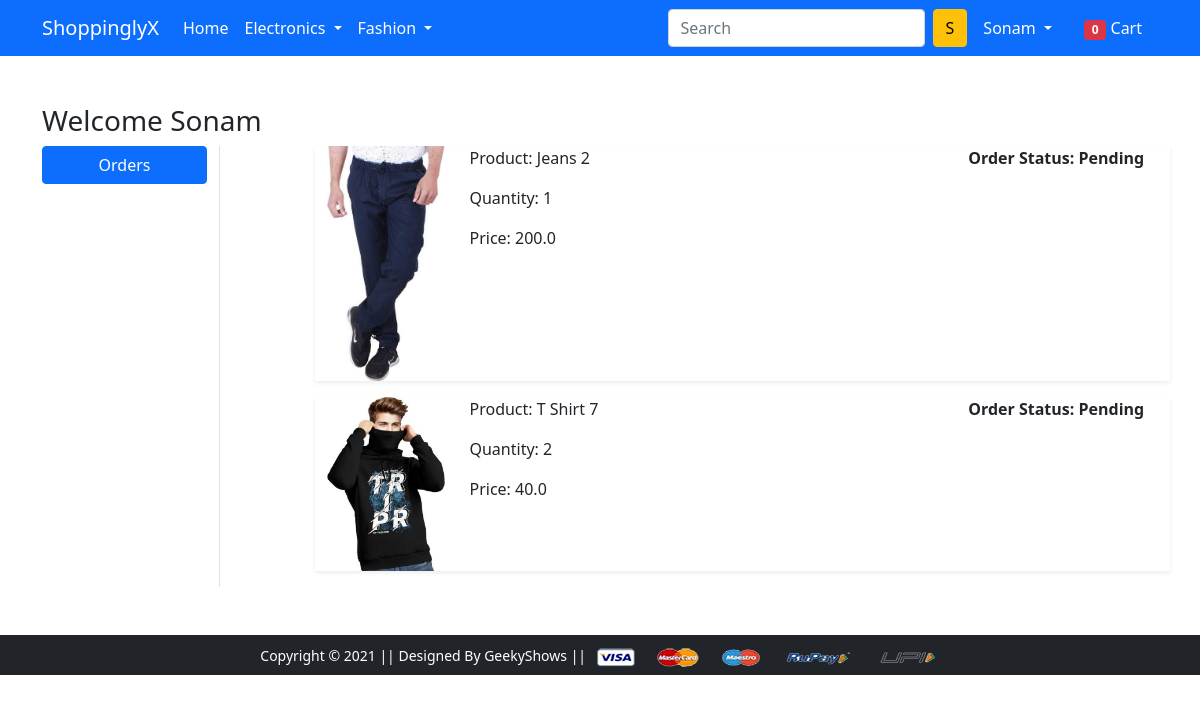
Page /orders/ (signed in) on the earlier database version.
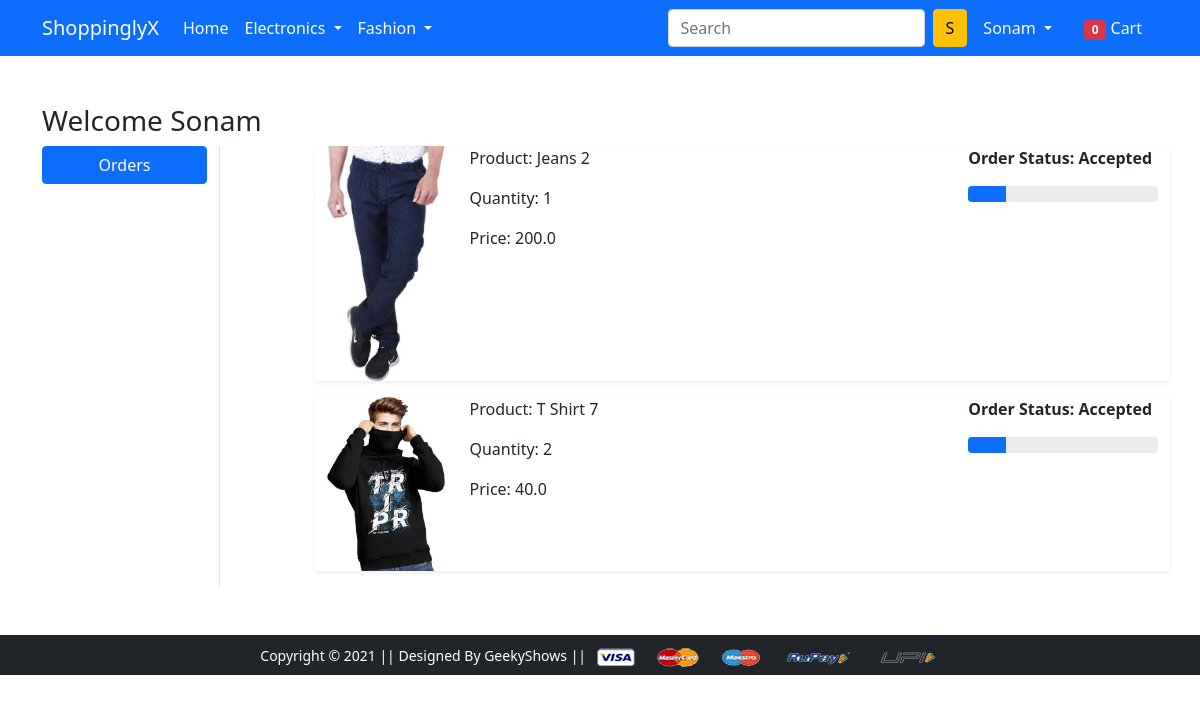
Same page on the later database version.
### app/models.py (models this page shows, shortened)
class OrderPlaced(models.Model):
    user=models.ForeignKey(User,on_delete=models.CASCADE)
    customer=models.ForeignKey(Customer,on_delete=models.CASCADE)
    product=models.ForeignKey(Product,on_delete=models.CASCADE)
    quantity=models.PositiveIntegerField(default=1)
    ordered_date=models.DateTimeField(auto_now_add=True)
    status=models.CharField(max_length=50,choices=STATUS_CHOICES,default='Pending')
    @property
    def total_cost(self):
        return self.quantity*self.product.discounted_price

class Product(models.Model):
    title=models.CharField(max_length=100)
    selling_price=models.FloatField()
    discounted_price=models.FloatField()
    description=models.TextField()
    brand=models.CharField(max_length=100)
    category=models.CharField(choices=CATEGORY_CHOICES,max_length=2)
    product_image=models.ImageField(upload_to='productimg')

### app/views.py (the view)
# urls.py: path('orders/', views.orders, name='orders'),
@login_required
def orders(request):
    op=OrderPlaced.objects.filter(user=request.user)
    totalitem=len(Cart.objects.filter(user=request.user))
    return render(request, 'app/orders.html',{'order_placed':op,'totalitem':totalitem})

### app/templates/app/orders.html (shortened to what this page needs)
{% extends 'app/base.html' %}
{% load static %}
{% block main-content %}
<div class="container my-5">
 <div class="row">
 <h3>Welcome <span class="text-capitalize">{{request.user}}</span></h3>
  <div class="col-sm-2 border-end">
   <ul class="list-unstyled">
    <li class="d-grid"><a href="{% url 'orders' %}" class="btn btn-primary">Orders</a></li>
   </ul>
  </div>
  <div class="col-sm-9 offset-sm-1">
   {% for op in order_placed %}
   <div class="row shadow-sm mb-3">
    <div class="col-sm-2">
        <img src="{{op.product.product_image.url}}" alt="" srcset="" class="img-fluid" height="150" width="150">
    </div>
    <div class="col-sm-7">
        <p>Product: {{op.product.title}}</p>
        <p>Quantity: {{op.quantity}}</p>
        <p>Price: {{op.total_cost}}</p>
    </div>
    <div class="col-sm-3 fw-bold">
        <p>Order Status: {{op.status}}</p>
        {% if op.status == 'Accepted' %}
        <div class="progress">
            <div class="progress-bar" role="progressbar" style="width: 20%" aria-valuenow="20" aria-valuemin="0" aria-valuemax="100"></div>
        </div>
        {% endif %}
    </div>
   </div>
   {% endfor %}
  </div>
 </div>
</div>
{% endblock main-content %}

Differences in the rows shown:
changed OrderPlaced "Jeans 2": status "Pending" → "Accepted"
changed OrderPlaced "T Shirt 7": status "Pending" → "Accepted"
